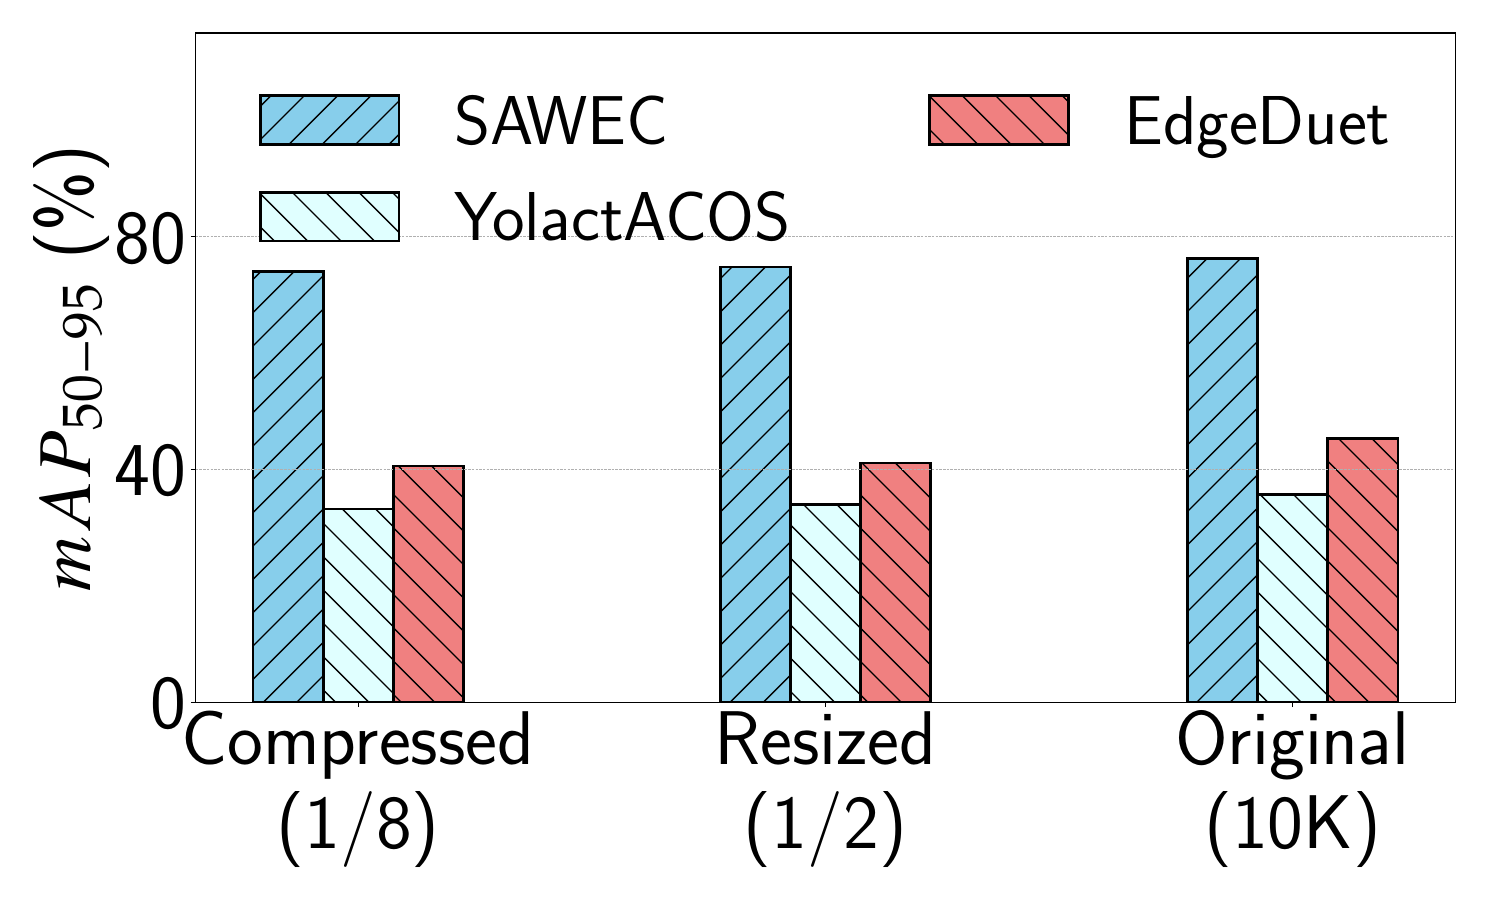

Write Python code to recreate this figure.
# Imports

import matplotlib.pyplot as plt
import numpy as np
from matplotlib import colors as mcolors
import matplotlib as mpl

mpl.rcParams['font.serif'] = 'Palatino'
mpl.rcParams['text.usetex'] = 'true'
mpl.rcParams['text.latex.preamble'] = r'\usepackage{newtxmath}'
mpl.rcParams['font.size'] = 22
#mpl.rcParams['axes.prop_cycle'] = plt.cycler(color=plt.cm.Set3.colors)

fontsize = 55
def add_labels(rects):
    for rect in rects:
        height = rect.get_height()
        ax.annotate('{:.0f}'.format(height),
                    xy=(rect.get_x() + rect.get_width() / 2 , height),
                    xytext=(5, 1),  # 3 points vertical offset
                    textcoords="offset points",
                    ha='center', va='bottom', fontsize=30)



# Change Params Here:

file_string = 'map_average_comp'
rows_as_group = ['Compressed\n(1/8)', 'Resized\n(1/2)', 'Original\n(10K)']
columns_as_bars = ["SAWEC", "YolactACOS", "EdgeDuet"]





data_file = '../' + file_string + '.txt'
fig_pdf_file = file_string + '.pdf'
fig_eps_file = file_string + '.eps'


data = np.loadtxt(data_file)
data = data[:, :]

column_1 = data[:, 0] * 100
column_2 = data[:, 1] * 100
column_3 = data[:, 2] * 100


x = np.arange(len(rows_as_group))
width = 0.15
fig, ax = plt.subplots()
fig.set_figheight(9)
fig.set_figwidth(15)

rects1 = ax.bar(x - width, column_1, width, color='skyblue', hatch='/', edgecolor="black", linewidth=2)
rects2 = ax.bar(x, column_2, width, color='lightcyan', hatch=' \ ', edgecolor="black", linewidth=2)
rects3 = ax.bar(x + width, column_3, width, color='lightcoral', hatch=' \ ', edgecolor="black", linewidth=2)

# add_labels(rects1)
# add_labels(rects2)
# add_labels(rects3)

ax.set_ylabel('$mAP_{50-95}$ (\%)', fontsize=fontsize)#ax.set_xlabel('Number of Subcarriers', fontsize=25)
#ax.set_title('Scores by group and gender', fontsize= 25)

ax.set_xticks(x)
ax.set_xticklabels(rows_as_group, fontsize=fontsize)
ax.set_ylim(0, 115)
ax.set_yticks([0, 40, 80], [0, 40, 80], fontsize=fontsize)

ax.legend([rects1, rects2, rects3], columns_as_bars, loc='upper center', ncol=2, fontsize=fontsize-5, framealpha=0.0)




plt.grid(axis='y', linestyle='--', linewidth=0.5)
plt.tight_layout()

plt.savefig(fig_pdf_file, dpi=300, format='pdf')
#plt.savefig(fig_eps_file, dpi=300, format='eps')

plt.show()
print('1')